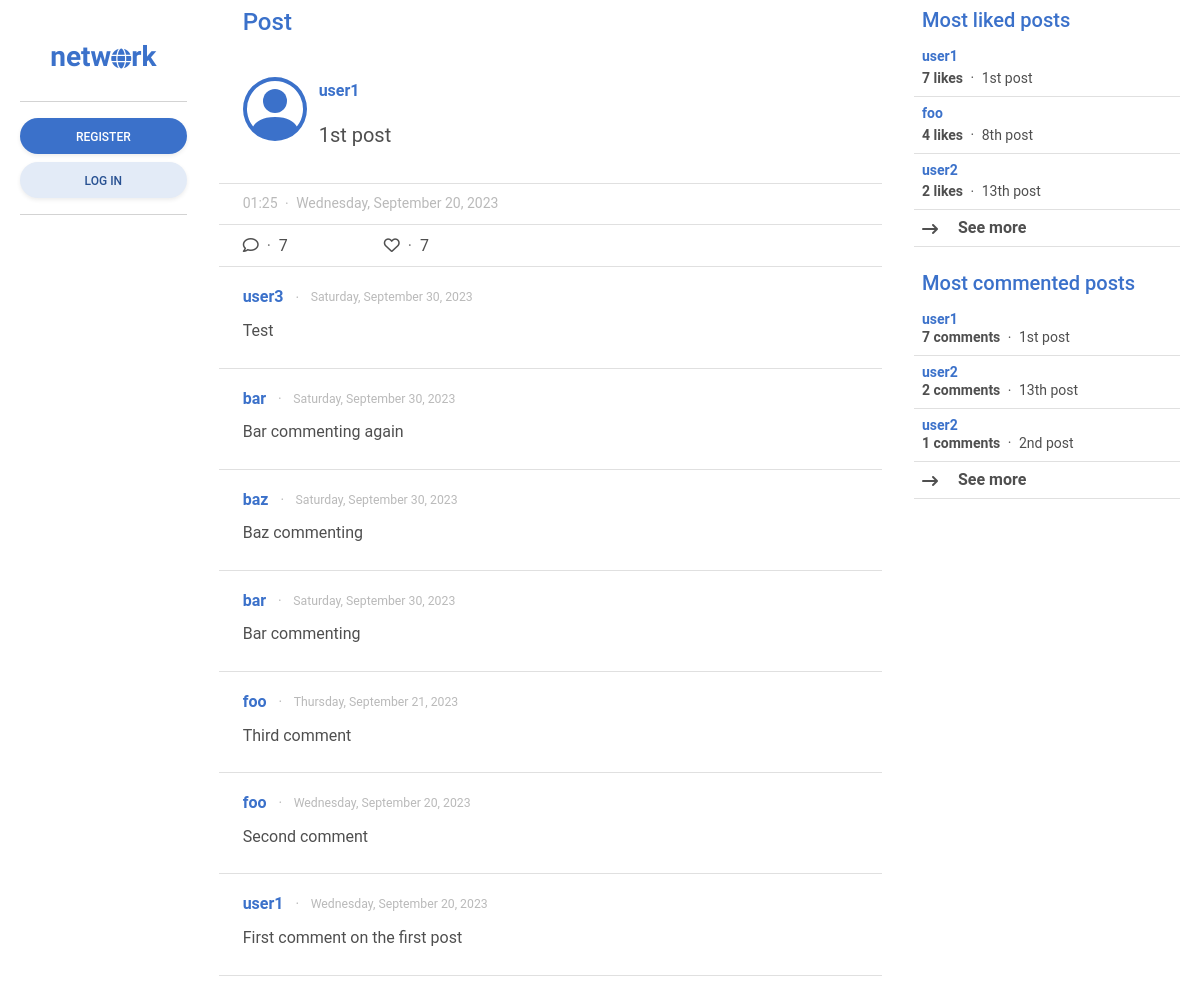
The page /post/1 on the database as committed earlier.
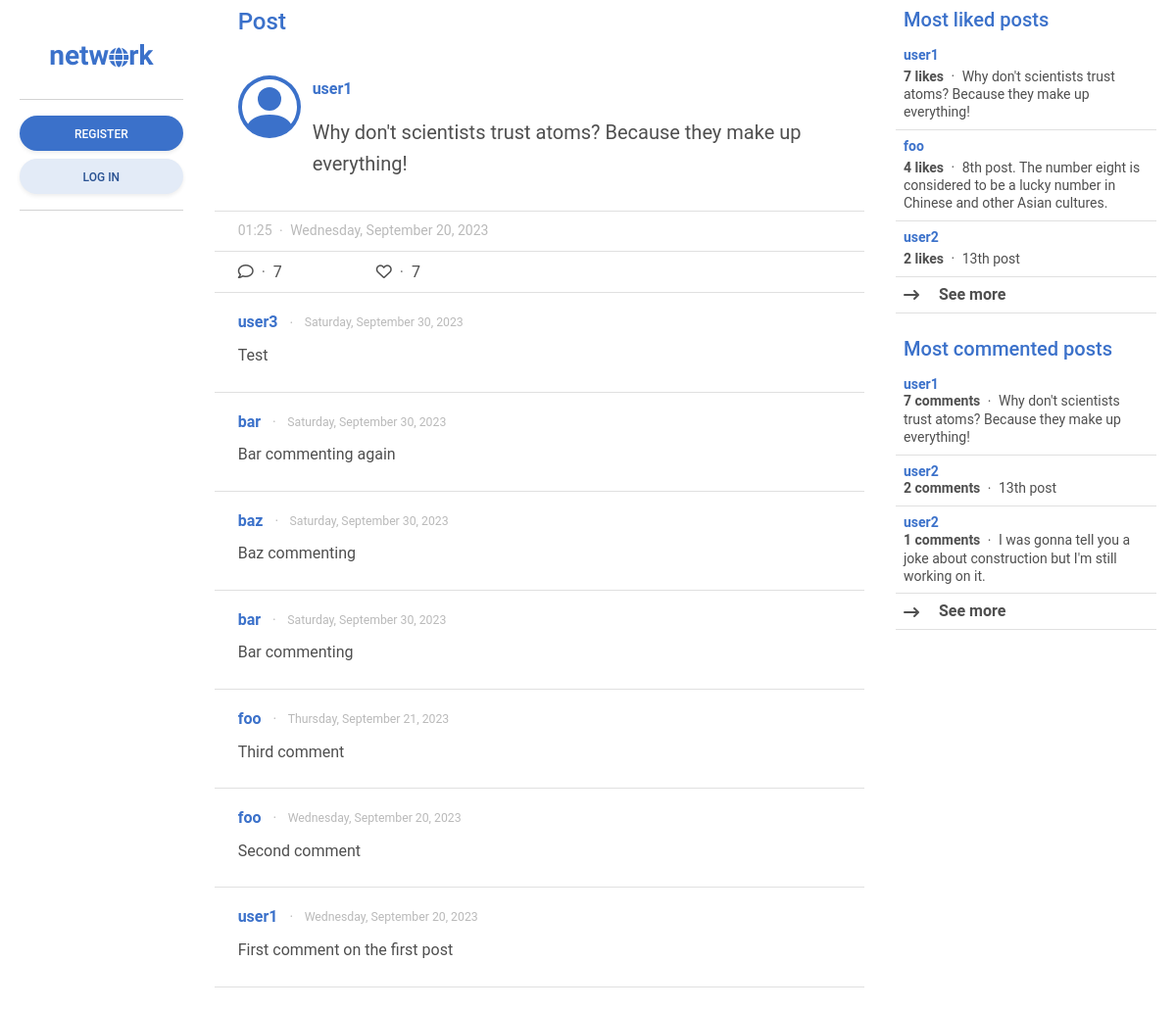
The same page on the database as committed later.
### network/models.py (models this page shows, shortened)
class Post(models.Model):
    content = models.CharField(max_length=255)
    poster = models.ForeignKey(User, on_delete=models.CASCADE, related_name="posts")
    likers = models.ManyToManyField(User, blank=True, related_name="likes")
    date_posted = models.DateTimeField(auto_now_add=True)
    edited = models.BooleanField(default=False)
    def most_liked_posts():
        posts = Post.objects.annotate(likes_count=Count('likers'))
        return posts.order_by('-likes_count')
    def most_commented_posts():
        posts = Post.objects.annotate(comment_count=Count('comments'))
        return posts.order_by('-comment_count')
    class Meta:
        ordering = ["-date_posted"]

class User(AbstractUser):
    pass
    date_joined = models.DateTimeField(auto_now_add=True)
    following = models.ManyToManyField("self", blank=True, related_name="followers", symmetrical=False)
    def most_followed_users():
        users = User.objects.annotate(follower_count=Count('followers'))
        return users.order_by('-follower_count')

### network/views.py (the view, shortened to what this page needs)
# urls.py: path("post/<int:id>", views.post, name="post"),
def post(request, id):
    most_followed_users = User.most_followed_users()
    most_liked_posts = Post.most_liked_posts()
    most_commented_posts = Post.most_commented_posts()
    post = Post.objects.get(pk=id)
    post_comments = post.comments.all()
    return render(request, "network/post.html", {
        "post": post,
        "post_comments": post_comments,
        "most_followed_users": most_followed_users,
        "most_liked_posts": most_liked_posts,
        "most_commented_posts": most_commented_posts,
    })

### network/templates/network/post.html (shortened to what this page needs)
{% extends "network/layout.html" %}
{% block sidebar_left %}
    {% include "network/sidebar_left.html" %}
{% endblock %}
{% block main %}
    <div class="h4 mb-0 pb-4 pt-2 px-4 text-primary sticky-top transparan">
        Post
    </div>
    <div class="transparan container p-0 border-bottom">
        <div>
            <div class="px-4 pt-3 border-bottom">
                <div class="row">
                    <a href="{% url 'profile' user=post.poster.username %}" class="col-auto">
                    </a>
                    <div class="col p-0">
                        <div class="d-flex justify-content-between align-items-center">
                            <div>
                                <a href="{% url 'profile' user=post.poster.username %}" class="fw-bold text-decoration-none align-middle">
                                    {{ post.poster.username }}
                                </a>
                            </div>
                        </div>
                        <div class="py-3 blockquote">{{ post.content }}</div>
                    </div>
                </div>
            </div>
            <div class="border-bottom py-2 px-4">
                <div class="small text-muted opacity-50">
                    {{ post.date_posted.time|date:"h:i"}}
                    <span class="mx-1 align-middle">&#183;</span>
                    {{post.date_posted.date|date:"l, F j, Y"}}
                </div>
            </div>
            <div class="px-4 py-2 d-flex justify-content-start align-items-center">
                <div class="pe-5" role="button" data-mdb-toggle="modal" data-mdb-target="#comment_modal_{{ post.id }}">
                    <i class="fa-regular fa-comment"></i>
                    <span class="mx-1 text-muted">&#183;</span>
                    {% if post.comments.count %}
                    {{ post.comments.count }}
                    {% else %}
                    0
                    {% endif %}
                </div>
                <div class="px-5">
                    <i {% if user.is_authenticated and user in post.likers.all %} class="fa-solid fa-heart" {% elif
                        user.is_authenticated %} class="fa-regular fa-heart" {% else %} class="fa-regular fa-heart"
                        role="button" data-mdb-toggle="modal" data-mdb-target="#like_post_{{ post.id }}" {% endif %}>
                    </i>
                    <span class="mx-1 text-muted">&#183;</span>
                    <span role="button" data-mdb-toggle="modal" data-mdb-target="#likers_modal_{{ post.id }}">
                        {% if post.likers.count %}
                        {{ post.likers.count }}
                        {% else %}
                        0
                        {% endif %}
                    </span>
                </div>
            </div>
        </div>
    </div>
    <div class="container px-0 pb-4">
        {% include "network/comments.html" with comments=post.comments.all %}
    </div>
{% endblock %}
{% block sidebar_right %}
    {% include "network/sidebar_right.html" %}
{% endblock %}

### network/templates/network/sidebar_right.html (shortened to what this page needs)
<div class="mb-4 lh-sm">
    <div class="h5 px-2 text-primary sticky-top transparan">Most liked posts</div>
    <div class="list-group list-group-light list-group-small">
        {% for post in most_liked_posts|slice:":3" %}
        <div class="post p-2 border-bottom small">
            <a href="{% url 'post' id=post.id %}" class="text-body text-decoration-none align-middle">
                <div class="text-primary fw-bold mb-1">{{ post.poster.username }}</div>
                <span class="fw-bold">{{ post.likers.count }} likes</span>
                <span class="mx-1 align-middle">&#183;</span>
                <span>{{post.content}}</span>
            </a>
        </div>
        {% endfor %}
        <div class="fw-bold post p-2 border-bottom" role="button" data-mdb-toggle="modal" data-mdb-target="#most_liked_posts">
            <i class="align-middle me-3 fa-solid fa-arrow-right-long"></i>
            See more
        </div>
    </div>
</div>
<div class="lh-sm">
    <div class="h5 px-2 text-primary">Most commented posts</div>
    <div class="list-group list-group-light list-group-small">
        {% for post in most_commented_posts|slice:":3" %}
        <div class="post p-2 border-bottom small">
            <a href="{% url 'post' id=post.id %}" class="text-body text-decoration-none align-middle">
                <div class="text-primary fw-bold">{{ post.poster.username }}</div>
                <span class="fw-bold">{{ post.comments.count }} comments</span>
                <span class="mx-1 align-middle">&#183;</span>
                {{ post.content }}
            </a>
        </div>
        {% endfor %}
        <div class="fw-bold post p-2 border-bottom" role="button" data-mdb-toggle="modal" data-mdb-target="#most_commented_posts">
            <i class="align-middle me-3 fa-solid fa-arrow-right-long"></i>
            See more
        </div>
    </div>
</div>

Rows that differ between the two databases and show on the page:
changed Post "user1": content "1st post" → "Why don't scientists trust atoms? Because they make up everything!"
changed Post "foo": content "8th post" → "8th post. The number eight is considered to be a lucky number in Chinese and other Asian cultures."
changed Post: content "2nd post" → "I was gonna tell you a joke about construction but I'm still working on it."
